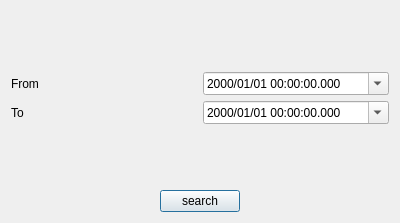
<?xml version="1.0" encoding="UTF-8"?>
<ui version="4.0">
 <class>Dialog</class>
 <widget class="QDialog" name="Dialog">
  <property name="geometry">
   <rect>
    <x>0</x>
    <y>0</y>
    <width>400</width>
    <height>223</height>
   </rect>
  </property>
  <property name="windowTitle">
   <string>search</string>
  </property>
  <property name="windowIcon">
   <iconset resource="logo/icons/icons.qrc">
    <normaloff>:/logo/beachball.png</normaloff>:/logo/beachball.png</iconset>
  </property>
  <layout class="QVBoxLayout" name="verticalLayout">
   <item>
    <spacer name="verticalSpacer_2">
     <property name="orientation">
      <enum>Qt::Vertical</enum>
     </property>
     <property name="sizeHint" stdset="0">
      <size>
       <width>20</width>
       <height>20</height>
      </size>
     </property>
    </spacer>
   </item>
   <item>
    <widget class="QLabel" name="label_3">
     <property name="text">
      <string/>
     </property>
     <property name="pixmap">
      <pixmap resource="logo/icons/icons.qrc">:/logo/logo6.png</pixmap>
     </property>
    </widget>
   </item>
   <item>
    <spacer name="verticalSpacer_3">
     <property name="orientation">
      <enum>Qt::Vertical</enum>
     </property>
     <property name="sizeHint" stdset="0">
      <size>
       <width>20</width>
       <height>40</height>
      </size>
     </property>
    </spacer>
   </item>
   <item>
    <layout class="QHBoxLayout" name="horizontalLayout_2">
     <item>
      <widget class="QLabel" name="label">
       <property name="text">
        <string>From</string>
       </property>
      </widget>
     </item>
     <item>
      <widget class="QDateTimeEdit" name="dateTimeEdit">
       <property name="dateTime">
        <datetime>
         <hour>0</hour>
         <minute>0</minute>
         <second>0</second>
         <year>2000</year>
         <month>1</month>
         <day>1</day>
        </datetime>
       </property>
       <property name="date">
        <date>
         <year>2000</year>
         <month>1</month>
         <day>1</day>
        </date>
       </property>
       <property name="currentSection">
        <enum>QDateTimeEdit::YearSection</enum>
       </property>
       <property name="displayFormat">
        <string>yyyy/MM/dd hh:mm:ss.zzz</string>
       </property>
       <property name="calendarPopup">
        <bool>true</bool>
       </property>
      </widget>
     </item>
    </layout>
   </item>
   <item>
    <layout class="QHBoxLayout" name="horizontalLayout_3">
     <item>
      <widget class="QLabel" name="label_2">
       <property name="text">
        <string>To</string>
       </property>
      </widget>
     </item>
     <item>
      <widget class="QDateTimeEdit" name="dateTimeEdit_2">
       <property name="dateTime">
        <datetime>
         <hour>0</hour>
         <minute>0</minute>
         <second>0</second>
         <year>2000</year>
         <month>1</month>
         <day>1</day>
        </datetime>
       </property>
       <property name="date">
        <date>
         <year>2000</year>
         <month>1</month>
         <day>1</day>
        </date>
       </property>
       <property name="maximumDateTime">
        <datetime>
         <hour>23</hour>
         <minute>59</minute>
         <second>59</second>
         <year>7999</year>
         <month>11</month>
         <day>30</day>
        </datetime>
       </property>
       <property name="currentSection">
        <enum>QDateTimeEdit::YearSection</enum>
       </property>
       <property name="displayFormat">
        <string>yyyy/MM/dd hh:mm:ss.zzz</string>
       </property>
       <property name="calendarPopup">
        <bool>true</bool>
       </property>
      </widget>
     </item>
    </layout>
   </item>
   <item>
    <spacer name="verticalSpacer">
     <property name="orientation">
      <enum>Qt::Vertical</enum>
     </property>
     <property name="sizeHint" stdset="0">
      <size>
       <width>20</width>
       <height>69</height>
      </size>
     </property>
    </spacer>
   </item>
   <item>
    <layout class="QHBoxLayout" name="horizontalLayout">
     <item>
      <spacer name="horizontalSpacer_2">
       <property name="orientation">
        <enum>Qt::Horizontal</enum>
       </property>
       <property name="sizeHint" stdset="0">
        <size>
         <width>40</width>
         <height>20</height>
        </size>
       </property>
      </spacer>
     </item>
     <item>
      <widget class="QPushButton" name="pushButton">
       <property name="text">
        <string>search</string>
       </property>
       <property name="icon">
        <iconset resource="logo/icons/icons.qrc">
         <normaloff>:/icons/search.png</normaloff>:/icons/search.png</iconset>
       </property>
      </widget>
     </item>
     <item>
      <spacer name="horizontalSpacer">
       <property name="orientation">
        <enum>Qt::Horizontal</enum>
       </property>
       <property name="sizeHint" stdset="0">
        <size>
         <width>40</width>
         <height>20</height>
        </size>
       </property>
      </spacer>
     </item>
    </layout>
   </item>
  </layout>
 </widget>
 <resources>
  <include location="logo/icons/icons.qrc"/>
 </resources>
 <connections/>
</ui>
